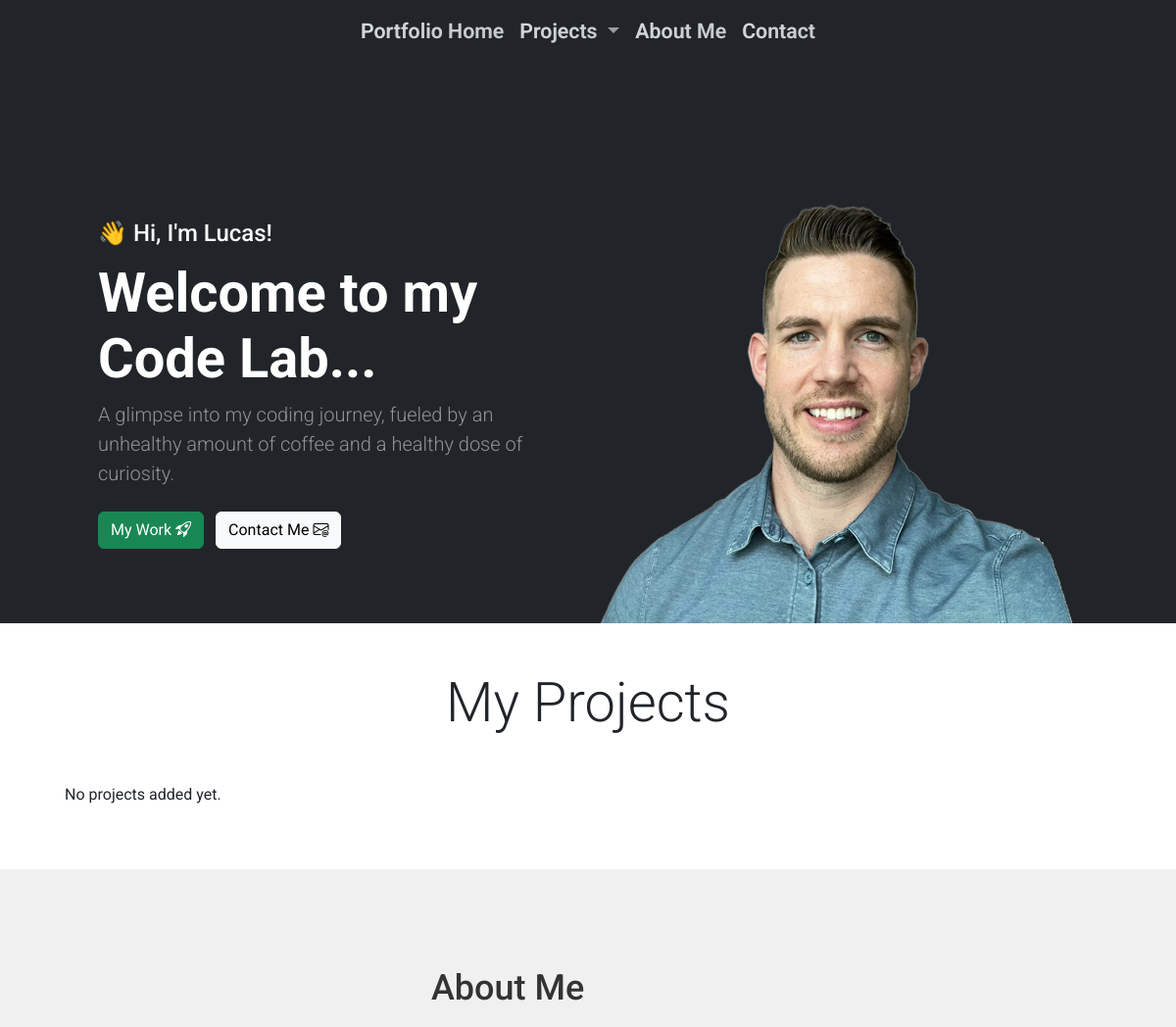
/ (upper part), run on an earlier commit of the app's database.
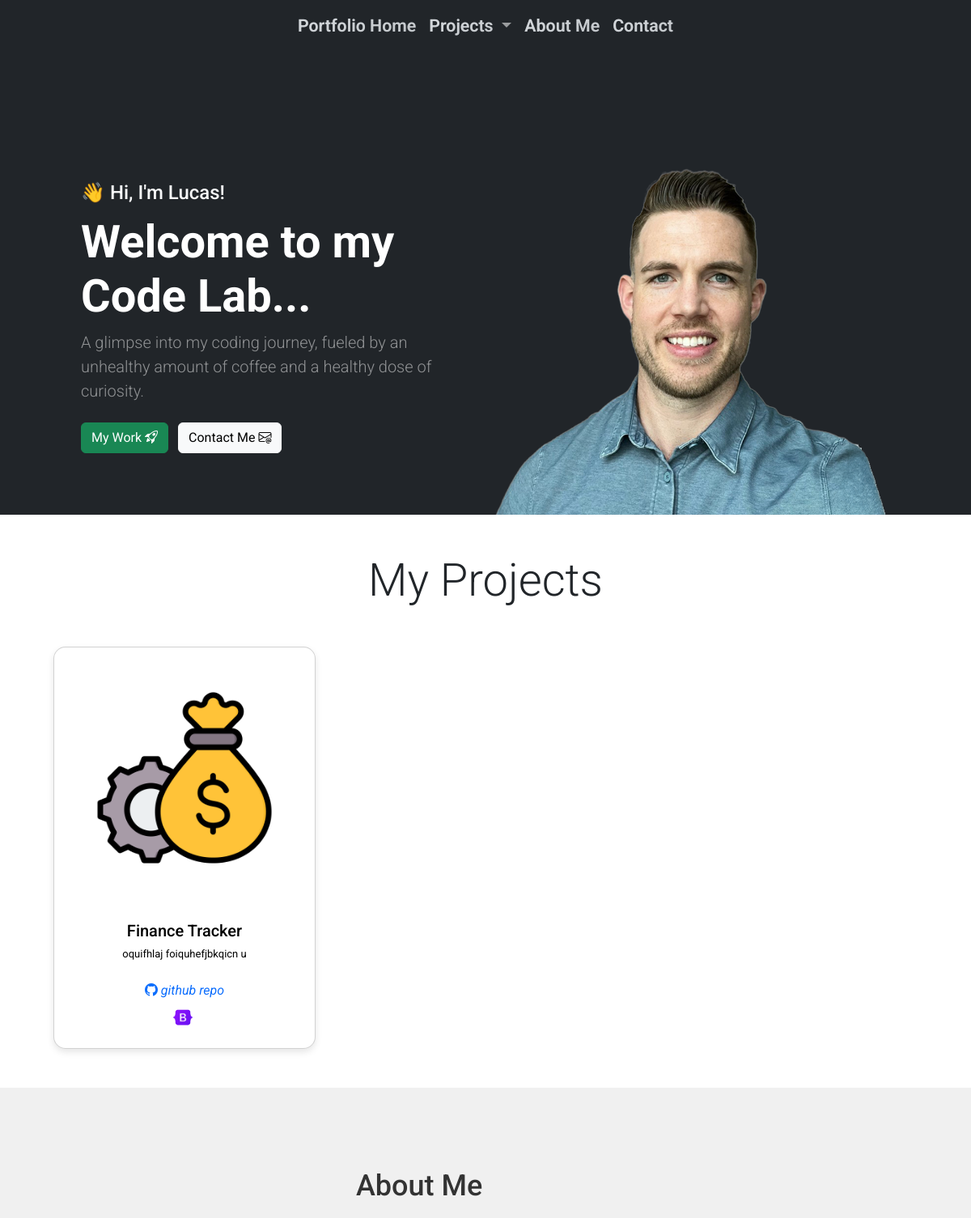
And on a later commit of the database.
### portfolio/models.py (models this page shows, shortened)
class Project(models.Model):
    title = models.CharField(max_length=200)
    description = models.TextField()
    image = models.ImageField(upload_to='project_images/', blank=True, null=True)
    github = models.URLField(blank=True, null=True)
    technologies = models.ManyToManyField(Technology, blank=True, help_text="Technology used in this project")
    TYPES = (
        ('FINANCE', 'Fiinance Tracker'),
        ('BLOG', 'Personal Blog'),
        ('WORKER_MANAGEMENT', 'Contract Worker Management'),
        ('PORTFOLIO_SITE', 'Portfolio Site'),
        ('OTHER', 'Other')
        )
    type = models.CharField(max_length=50,
                  choices=TYPES,
                  default="OTHER")

class Technology(models.Model):
    name = models.CharField(max_length=100, unique=True, help_text="Name of the technology (e.g., Python, Django)")
    icon = models.ImageField(upload_to='technology_icons/', blank=True, null=True)
    class Meta:
        verbose_name_plural = "Technologies"

### portfolio/views.py (the view)
# urls.py: path('', views.finance_tracker_home, name='home'),
def home(request):
    projects = Project.objects.all() # Get all prpjects from database
    return render(request, 'portfolio/index.html', {'projects': projects}) # Renders the index.html template and pass the projects to the template

### portfolio/templates/portfolio/index.html (shortened to what this page needs)
{% extends 'portfolio/base.html' %}
{% load static %}
{% block content %}
<header>
    {% include 'portfolio/components/hero_banner.html' %}
</header>
<section id="projects-section">
    {% include 'portfolio/components/project_card.html' %}
</section>
<section id="about-me" class="about-banner">
    {% include 'portfolio/components/about.html' %}
</section>
{% endblock %}

### portfolio/templates/portfolio/base.html (shortened to what this page needs)
{% load static %}
<!DOCTYPE html>
<html lang="en" > {% comment %}  data-bs-theme="dark" {% endcomment %}
    <head>
        <link href="https://cdn.jsdelivr.net/npm/bootstrap@5.3.3/dist/css/bootstrap.min.css" rel="stylesheet">
        <link rel="stylesheet" href="https://cdn.jsdelivr.net/npm/bootstrap-icons@1.10.5/font/bootstrap-icons.css">
        <link rel="stylesheet" href="{% static 'css/main.css' %}" />
    </head>
  <body>
        <header>
            {% block nav_bar %}
                {% include 'portfolio/components/navbar_2.html' %}
            {% endblock %}
        </header>
        <main id="body">
            {% block content %}
            {% endblock %}
        </main>
    </body>
</html>

### portfolio/templates/portfolio/components/navbar_2.html (shortened to what this page needs)
<nav class="navbar navbar-expand-lg navbar-dark bg-dark fixed-top">
    <div class="container-fluid">
        <div
            class="collapse navbar-collapse justify-content-md-center"
            id="mainNavbarCollapse"
        >
            <ul class="navbar-nav">
            <li class="nav-item active">
                <a class="nav-link text-gradient" href="{% url 'portfolio:home' %}"
                >Portfolio Home</a>
            </li>
            <li class="nav-item dropdown">
                <a
                class="nav-link dropdown-toggle text-gradient"
                href="#"
                id="navbarDropdown"
                role="button"
                data-bs-toggle="dropdown"
                aria-expanded="false"
                >
                Projects
                </a>
                <li class="nav-item">
                <a class="nav-link text-gradient" href="{% url 'portfolio:home' %}#about-me"
                    >About Me</a
                >
                </li>
                <li class="nav-item">
                <a class="nav-link text-gradient" href="{% url 'portfolio:home' %}#contact-me"
                    >Contact</a
                >
                </li>
            </li>
            </ul>
        </div>
    </div>
</nav>

### portfolio/templates/portfolio/components/hero_banner.html (shortened to what this page needs)
{% load static %}
<div id="hero-banner" class="bg-dark text-light">
    <div id="hero-banner-row" class="row align-items-center no-gutters">
        <div class="col-xl-6 col-lg-6 col-md-8">
            <div id="left_hero_div" class="py-5 py-lg-0">
                <h4 class="lh-1 mb-3">👋 Hi, I'm Lucas!</h4>
                <h1 class="text-white display-4 fw-bold">Welcome to my Code Lab...
                </h1>
                <p class="text-white-50 mb-4 lead">
                    A glimpse into my coding journey, fueled by an unhealthy amount of coffee and a healthy dose of curiosity.
                </p>
                <a href="{% url 'portfolio:home' %}#projects-section" id="btn_1" class="btn btn-success me-2">My Work <i class="bi bi-rocket-takeoff"></i></a>
                <a href="{% url 'portfolio:home' %}#contact-me" id="btn_2" class="btn btn-light">Contact Me <i class="bi bi-envelope-at"></i></a>
            </div>
        </div>
        <div id="right_hero_div" class=" col-xl-5 col-lg-5 col-md-8 col-sm-10 content-align-end">
            <img src="{% static 'portfolio/images/banner_headshot.png' %}" alt="" class="img-fluid">
        </div>
    </div>
</div>

### portfolio/templates/portfolio/components/project_card.html (shortened to what this page needs)
<div class="container mb-5">
        <h1 class="display-4 text-center m-5">My Projects</h1>
        <div class="row row-cols-sm-1 row-cols-md-2 row-cols-lg-3 g-5 mb-4 mx-auto">  {% if projects %}
            {% for project in projects %}
                <div class="col text-center">
                    <div id="project-card" class="card h-100">
                        <a href="{% url 'portfolio:project_redirect' pk=project.pk %}">
                            {% if project.image %}
                                <img id="project-img" src="{{ project.image.url }}" class="card-img-top" alt="{{ project.title }}">
                            {% endif %}
                            <div id="pc-body" class="card-body">
                                <h5 id="pc-title" class="card-title">{{ project.title }}</h5>
                                <p id="project-description" class="card-text">{{ project.description }}</p>
                            </div>
                            <div class="mb-2">
                                {% if project.github %}
                                    <a href="{{ project.github }}" target="blank" class="text-decoration-none">
                                        <i class="bi bi-github"> github repo</i>
                                    </a>
                                {% endif %}
                            </div>
                            <div class="technologies mb-3">
                                {% for technology in project.technologies.all %}
                                    <img src="{{ technology.icon.url }}" alt="{{ technology.name }} icon" title="{{ technology.name }}" class="technology-icon">
                                {% endfor %}
                            </div>
                        </div>
                </div>
            {% endfor %}
        {% else %}
        <p>No projects added yet.</p>
        {% endif %}
    </div>
</div>

### portfolio/templates/portfolio/components/about.html (shortened to what this page needs)
{% load static %}
<div class="about-content">
        <div class="about-text">
            <h2>About Me</h2>
        </div>
</div>

### static/css/main.css (style rules this page uses)
body { display: flex; flex-direction: column; margin: 0; font-family: 'Roboto', sans-serif; min-height: 100vh; }
main { flex: 1; }
.navbar-nav .nav-link.text-gradient { font-size: 16pt; font-weight: 600; background-clip: text; -webkit-background-clip: text; background-image: linear-gradient(to bottom right, #adb5bd, #6c757d); }
#hero-banner { padding-top: 150px; }
#left_hero_div { margin-left: 100px; }
#right_hero_div { margin-right: 75px; }
#projects-section { scroll-margin-top: 100px; }
#project-card { display: flex; border-radius: 15px; margin-bottom: 10px; flex-direction: column; align-items: center; text-align: center; box-shadow: 0 4px 8px rgba(0, 0, 0, 0.1); transition: transform 0.3s ease, box-shadow 0.3s ease; }
#project-card a { text-decoration: none; }
#project-img { padding: 50px; }
#pc-body { display: flex; flex-direction: column; align-items: center; text-align: center; }
#pc-title { margin-bottom: 0.5rem; color: black; }
#project-description { margin-bottom: 0.5rem; color: black; font-size: small; }
#pc-body .card-text { overflow: hidden; text-overflow: ellipsis; display: -webkit-box; -webkit-line-clamp: 3; line-clamp: 3; -webkit-box-orient: vertical; line-height: 1.4em; max-height: 4.2em; }
.technology-icon { width: 24px; height: 24px; margin-right: 5px; vertical-align: middle; border-radius: 50%; }
#about-me { scroll-margin-top: 50px; }
.about-banner { min-height: 75vh; padding: 100px 20px; background-color: #f0f0f0; }
.about-content { display: flex; max-width: 1200px; margin: 0 auto; align-items: center; gap: 50px; }
.about-text { flex: 2; text-align: left; }
.about-text h2 { font-size: 36px; margin-bottom: 20px; color: #333; }

What changed in the data, as far as the page shows it:
added Project: image (picture), title "Finance Tracker", description "oquifhlaj foiquhefjbkqicn u"
now on this page (row unchanged): Technology: icon (picture)
Also different on the page:
text no longer shown: "No projects added yet."
